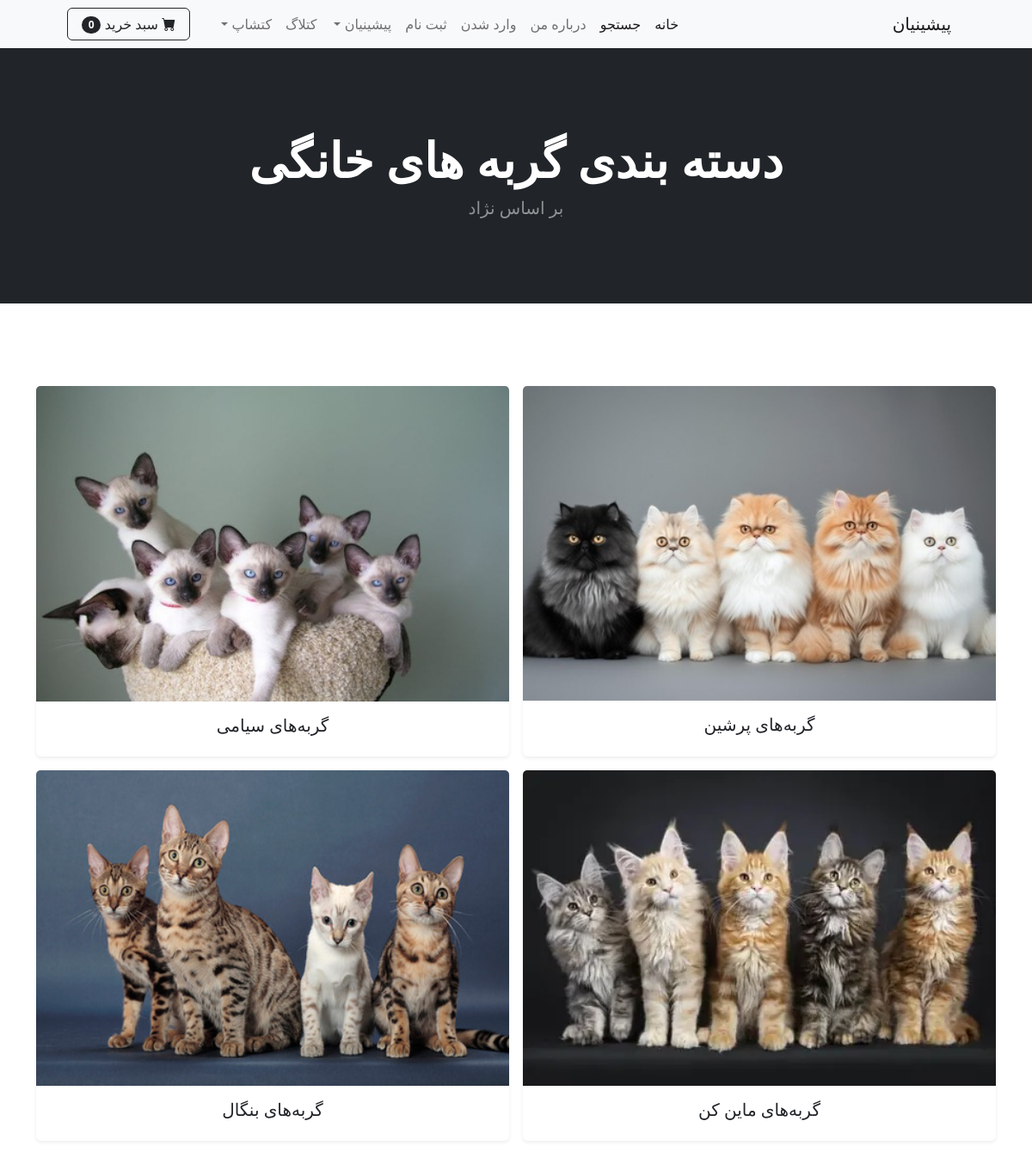
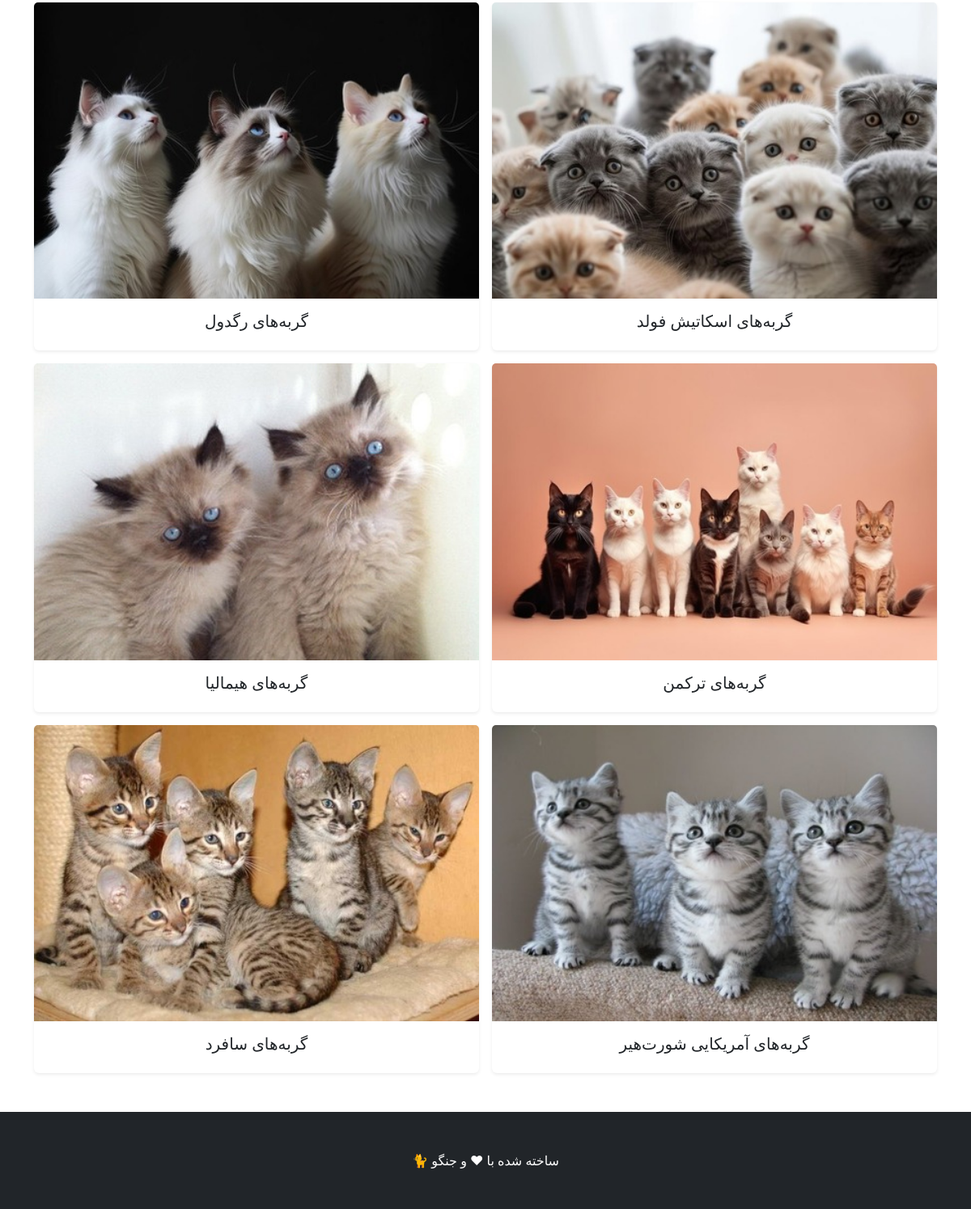
Screenshot of /cat-category/ with the database file from the repository (2 pictures, top to bottom).
### pishi/models.py (models this page shows, shortened)
class Category(models.Model):
    name = models.CharField(max_length=40)
    description = models.CharField(max_length=500, default='', blank=True, null=True)#خالی یا نال بود خطا نده و اوکی باشه
    picture = models.ImageField(upload_to='upload/catcategory/', blank=True, null=True )

### pishi/views.py (the view)
# urls.py: path('cat-category/', views.cat_categorys , name='cat_categorys'),
def cat_categorys(request):
    all_cat = Category.objects.all()
    return render(request, 'cat_categorys.html', {'categorys':all_cat})

### cart/cart.py (called while the page is built)
    def __len__(self):
        return sum(item['product_count'] for item in self.cart.values())

### cart/context_processors.py (called while the page is built)
def cart(request):
    return {'cart':Cart(request)}

### catlog/context_processors.py (called while the page is built)
def recent_posts(request):
    recent_posts = Post.objects.order_by('-date')[:4]
    return {'recent_posts':recent_posts}

### pishi/templates/cat_categorys.html
{% extends 'base.html' %}
{% block content %}
<header class="bg-dark py-5">
     <div class="container px-4 px-lg-5 my-5">
          <div class="text-center text-white">
              <h1 class="display-4 fw-bolder"> دسته بندی گربه های خانگی </h1>
              <p class="lead fw-normal text-white-50 mb-0"> بر اساس نژاد </p>
           </div>
     </div>
</header>
<br><br>
<div class="container mt-5">
    <div class="row g-3">
                {% for category in categorys %}
                  <div class="col-md-6">
                    <div class="card h-100 shadow-sm border-0 rounded-lg" style="transition: transform 0.3s ease;">
                        <a href="{% url 'cat_category' category.name %}">
                            <img class="card-img-top" src="{{ category.picture.url }}" alt="{{ category.name }}"  />
                        </a>
                     <div class="card-body text-center">
                        <a class="text-decoration-none link-dark stretched-link" href="{% url 'cat_category' category.name %}"><h5 class="card-title">{{ category.name }}</h5></a>
                     </div>
                    </div>
                  </div>
                {% endfor %}
    </div>
</div>
<br><br>
{% endblock %}

### rows the page displays
Category: picture (picture), name "گربه‌های پرشین"
Category: picture (picture), name "گربه‌های سیامی"
Category: picture (picture), name "گربه‌های ماين کن"
Category: picture (picture), name "گربه‌های بنگال"
Category: picture (picture), name "گربه‌های اسکاتیش فولد"
Category: picture (picture), name "گربه‌های رگدول"
Category: picture (picture), name "گربه‌های ترکمن"
Category: picture (picture), name "گربه‌های هیمالیا"
Category: picture (picture), name "گربه‌های آمریکایی شورت‌هیر"
Category: picture (picture), name "گربه‌های سافرد"

### other values shown
{{ cart|length }} "0"
